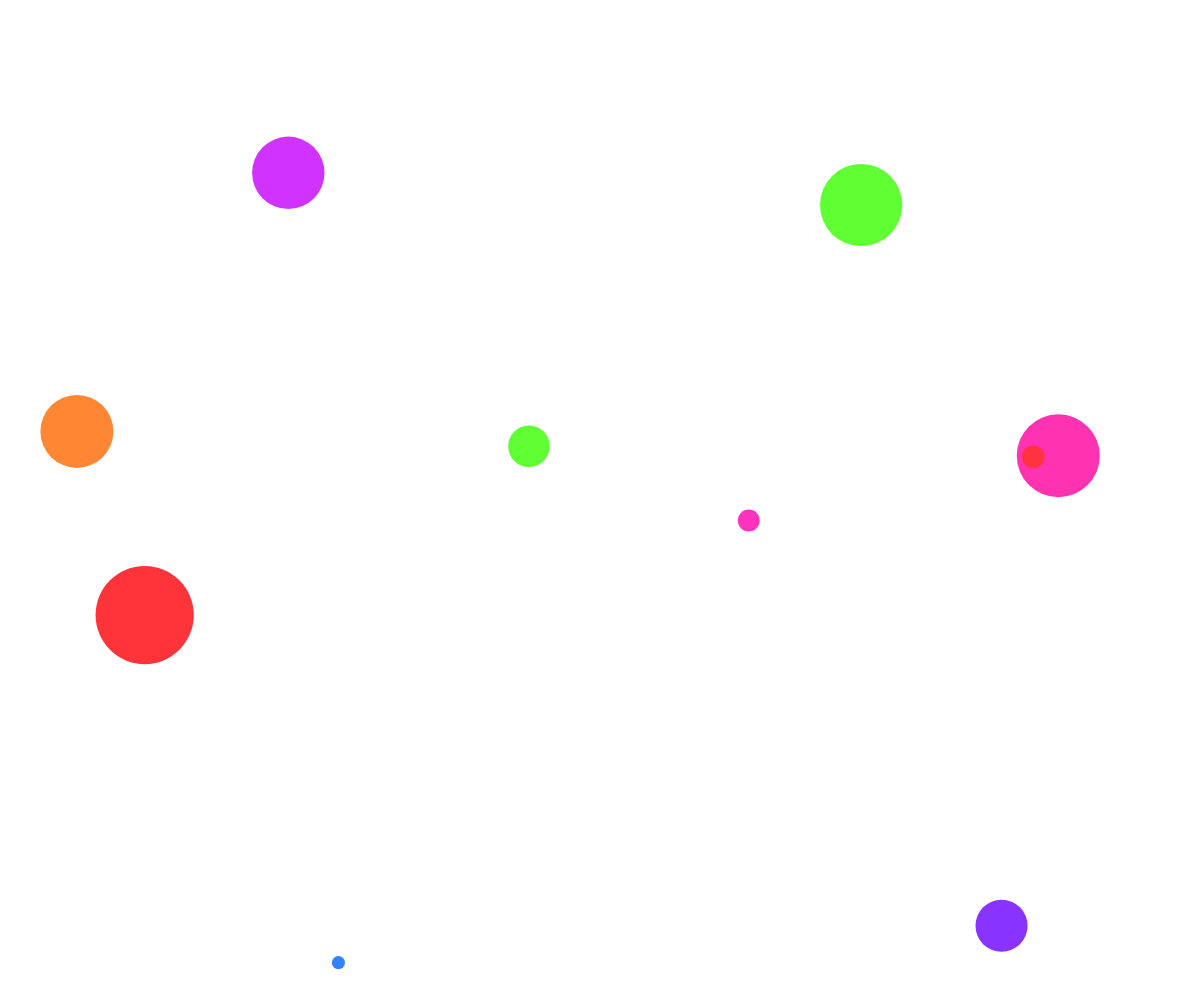
Frame 1 (no input)
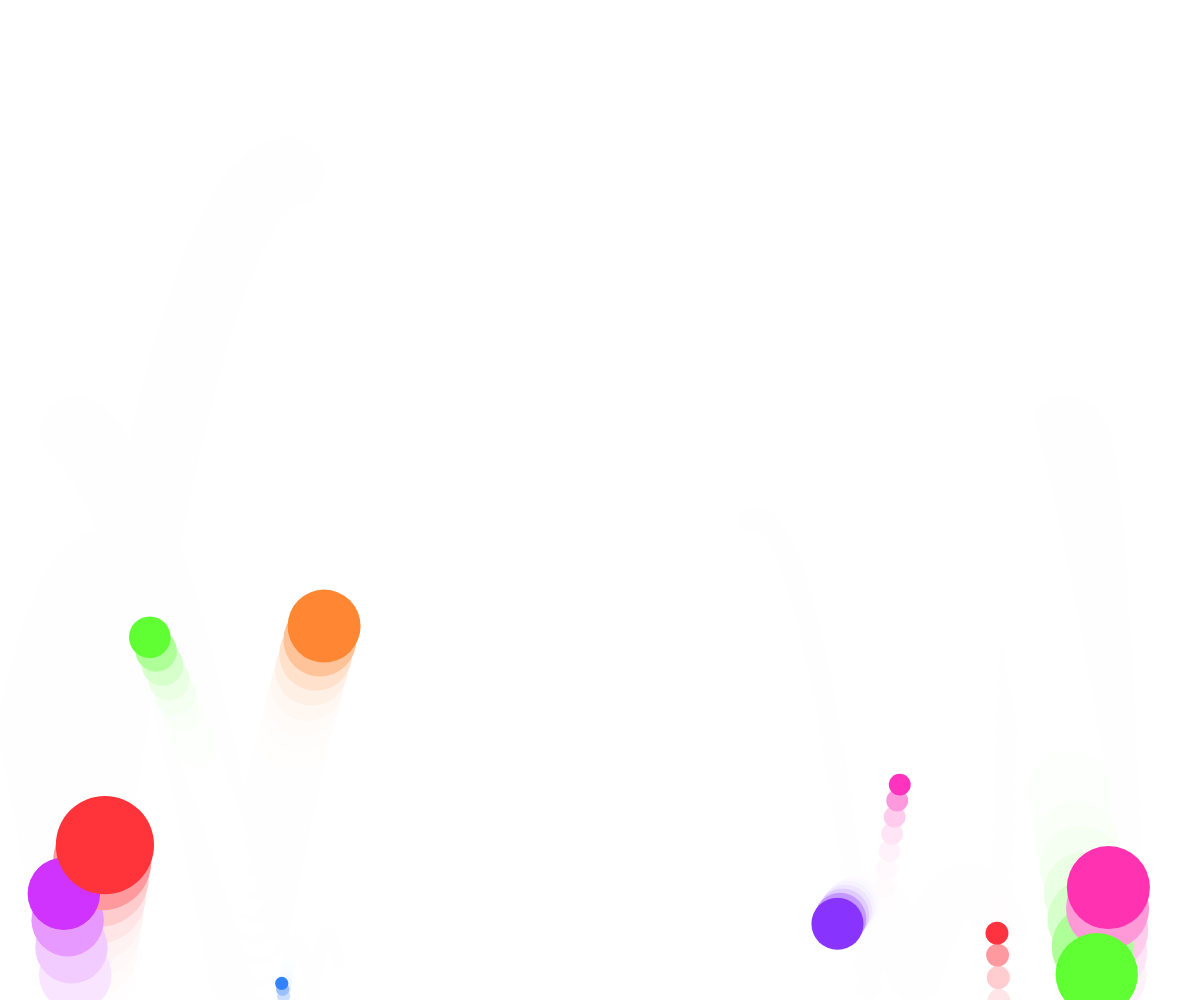
Frame 60 (no input)
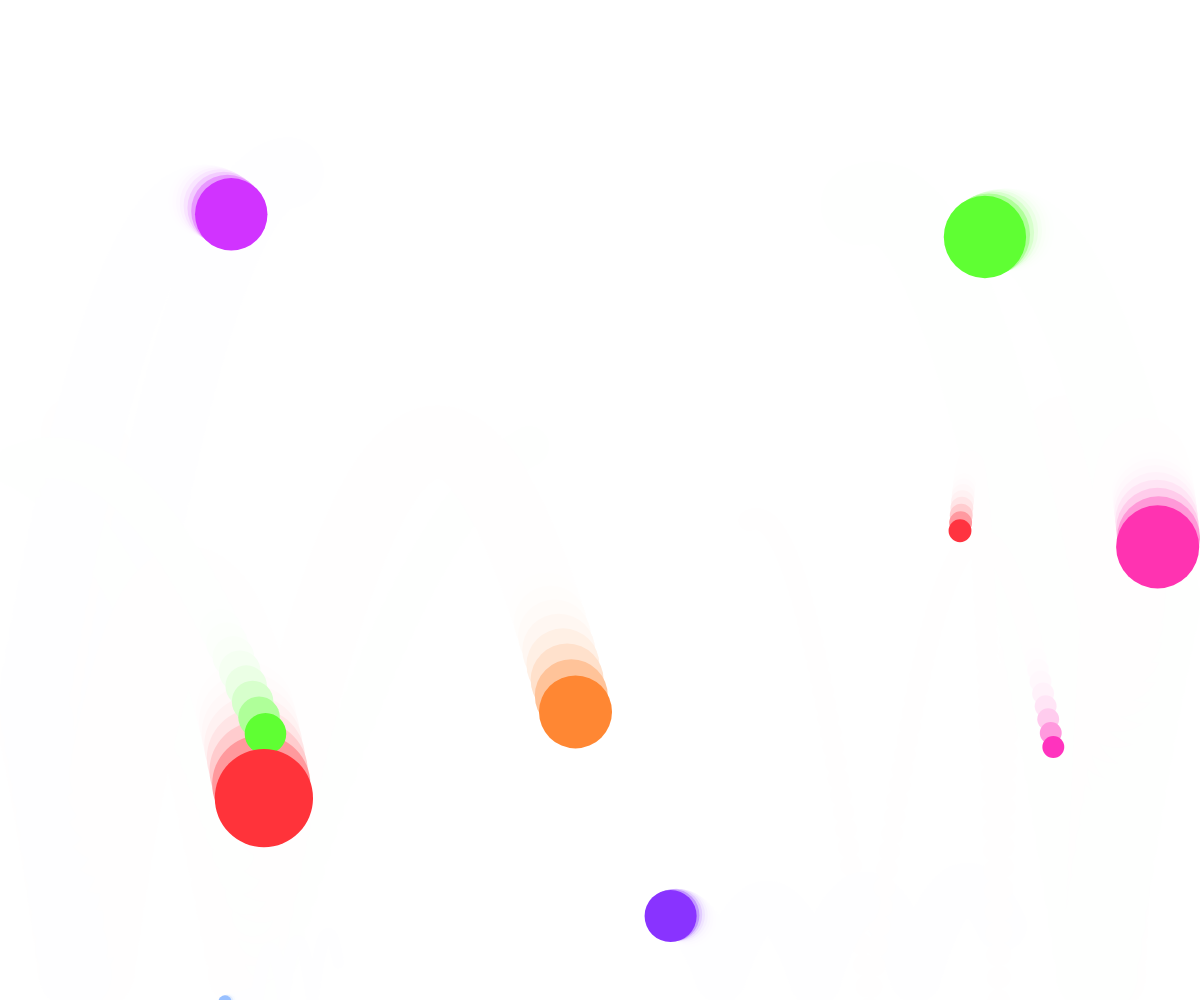
Frame 120 (the mouse pressed at the canvas centre since frame 60)

The p5.js sketch that drew these frames (run headless with seeded random() and noise() and a simulated clock; from frame 60 on, the mouse is pressed at the canvas centre):

// p5.js sketch
// ── sketch.js
// let g = createVector(0, 0.5)

class Ball {
	constructor(x, y, vx, vy, r) {
		this.pos = createVector(x, y)
		this.vec = createVector(vx, vy)
		this.r = r
		this.color = color(random(100), 80, 100)
		this.g = createVector(0, 0.5)
	}

	update() {
		this.vec.add(this.g)
		this.pos.add(this.vec)

		if (this.pos.x + this.r / 2 >= width || this.pos.x - this.r / 2 <= 0) {
			this.vec = createVector(-(this.vec.x), this.vec.y)
		}
		if (this.pos.y + this.r / 2 >= height || this.pos.y - this.r / 2 <= 0) {
			this.vec = createVector(this.vec.x, -(this.vec.y))

		}

	}

	render() {
		this.update()
		fill(this.color)
		ellipse(this.pos.x, this.pos.y, this.r, this.r)
	}
}

let balls = []

function setup() {
	createCanvas(windowWidth, windowHeight);
	noStroke();
	colorMode(HSB, 100);
	for (let i = 0; i < 10; i++) {
		balls.push(new Ball(random(width), random(height), random(-8, 8), random(-8, 8), random(10, 100)))
	}
}

function draw() {
	background(255, 50)
	for (let i = 0; i < 10; i++) {
		balls[i].render()
	}
}
